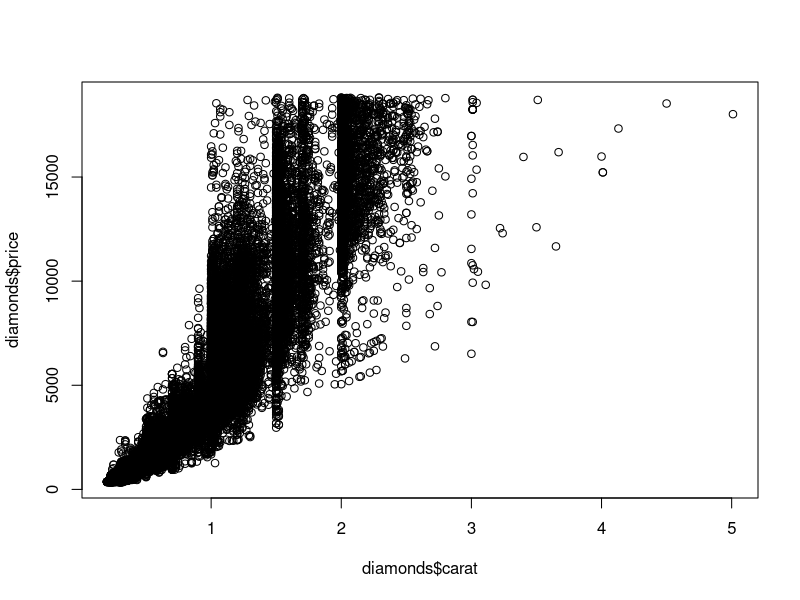
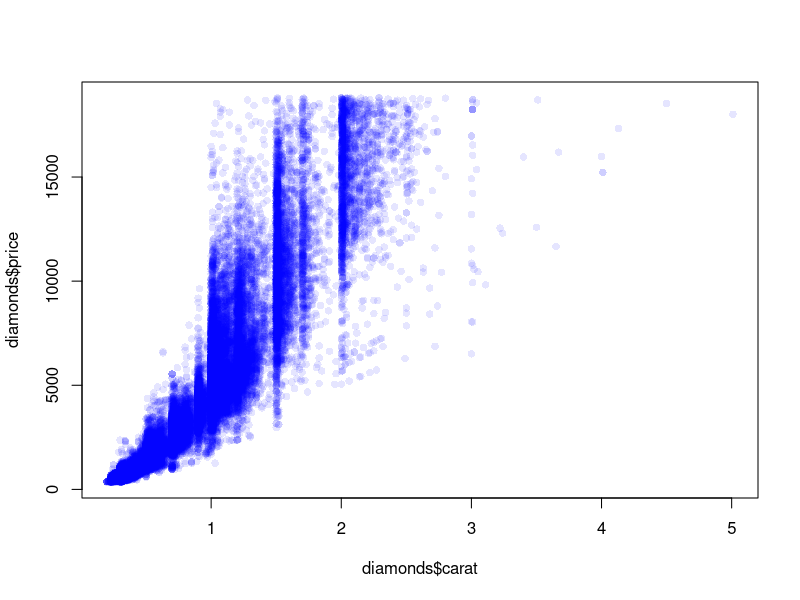

These figures' R source, in order:
# DV Lab – Week 06A
# Name:K.Sarveswara Rao
# Roll No:23A91A6187
#Load and Understand the DataSet
data(diamonds)
data(package=.packages(all.available = TRUE))
library(ggplot2)
data("diamonds")
str(diamonds)
dim(diamonds)
?diamonds

#Very basic Scatter'

plot(diamonds$carat,diamonds$price)

#improved Scatter
plot(diamonds$carat,diamonds$price,col=rgb(0,0,1,0.1),pch=16,)
